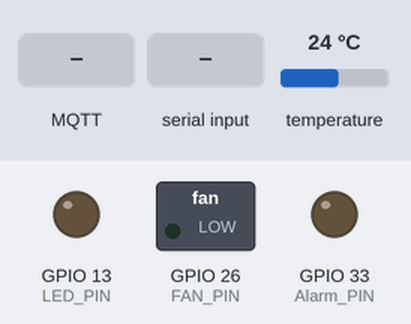
A sketch run on a simulated ESP32. Parts: switched loads named in the sketch (green lamp = pin HIGH), output pins drawn as LEDs (lit = HIGH). Inputs (shaded band) come from the test bench; at power-on: temperature 24 °C. WiFi joins after 1.5 s; servers stay silent unless stated; random numbers use the default seed unless the sketch sets one; no MQTT or app messages arrive unless stated; what the sketch prints to the serial monitor is not drawn.

Above: at 2.8 s.
2.9 s: MQTT message "ON" arrives on the first subscribed topic
At 3.8 s:
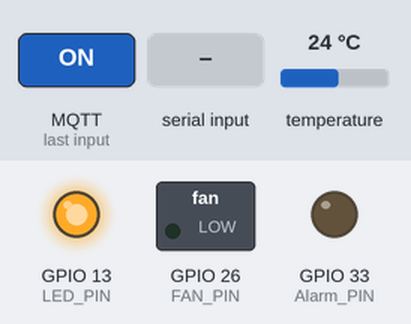
4.9 s: MQTT message "OFF" arrives on the first subscribed topic
At 6.2 s:
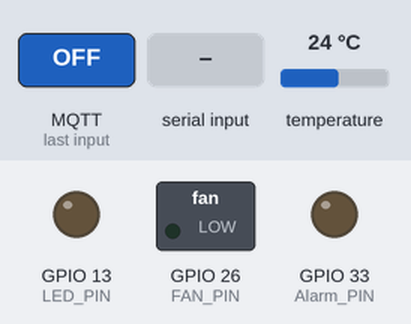
6.6 s: "1\n" received over the second serial link
At 7.6 s:
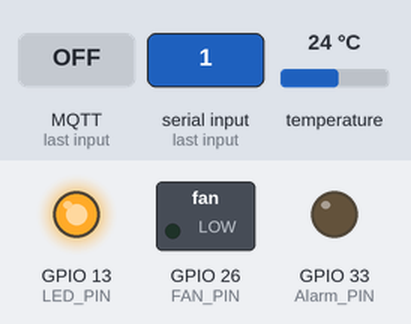
Timing chart, 0 to 9.6 s (numbered marks = the images above; inputs shaded):
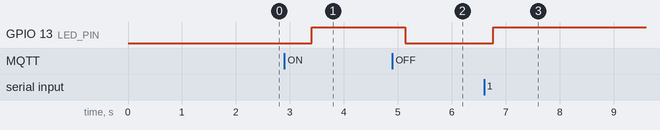

Measured:
- after the input at 2.9 s, GPIO 13 (LED_PIN): LOW → HIGH after 0.50 s
- after the input at 4.9 s, GPIO 13 (LED_PIN): HIGH → LOW after 0.23 s
- after the input at 6.6 s, GPIO 13 (LED_PIN): LOW → HIGH after 0.16 s

The sketch:

Project_New.ino
```cpp
#include <WiFi.h>
#include <WiFiClientSecure.h>
#include <PubSubClient.h>
#include <OneWire.h>
#include <DallasTemperature.h>

// --- PIN & WiFi ---
#define ONE_WIRE_BUS 15
#define RXD2 16
#define TXD2 17
#define LED_PIN 13
#define Alarm_PIN 33
#define FAN_PIN 26

#define WIFI_SSID     "YOUR_WIFI_SSID"
#define WIFI_PASSWORD "YOUR_WIFI_PASSWORD"

// --- MQTT ---
const char* mqttServer = "broker.hivemq.com";
const int mqttPort = 1883;
const char* controlTopic = "LED/Control";
const char* dataTopic = "Test/DATA";
const char* tempTopic = "Temp/node";
const char* blinkTopic = "LED/BlinkNodeRed";
const char* tempTargetTopic = "Temp/target";

// --- LINE Notify ---
const char* LINE_TOKEN = "YOUR_TOKEN";
const String USER_ID = "YOUR_ID";

WiFiClient espClient;
PubSubClient client(espClient);
OneWire oneWire(ONE_WIRE_BUS);
DallasTemperature sensors(&oneWire);

String EndChar = String(char(0xFF)) + String(char(0xFF)) + String(char(0xFF));
const int pos_show = 176;
const int pos_hide = 500;

int tempThreshold = -1;
bool ledBlinking = false;
bool ledState = false;
bool manualControl = false;
unsigned long lastBlink = 0;
bool waitingToBlink = false;
int selectedIndex = -1;
float targetTemp = 0;
bool tempHigh = false;
unsigned long lastNotifyTime = 0;
const unsigned long notifyInterval = 60000;

void initWiFi() {
  WiFi.mode(WIFI_STA);
  WiFi.begin(WIFI_SSID, WIFI_PASSWORD);
  Serial.println("Connecting to WiFi...");
  while (WiFi.status() != WL_CONNECTED) {
    Serial.print(".");
    delay(200);
  }
  Serial.println("WiFi connected!");
  Serial.print("IP: ");
  Serial.println(WiFi.localIP());
}

void sendLineMessage(String message) {
  WiFiClientSecure client;
  client.setInsecure();
  if (!client.connect("api.line.me", 443)) {
    Serial.println("LINE connect failed");
    return;
  }
  String payload = "{\"to\":\"" + USER_ID + "\",\"messages\":[{\"type\":\"text\",\"text\":\"" + message + "\"}]}";
  String headers = String("POST /v2/bot/message/push HTTP/1.1\r\n") +
                   "Host: api.line.me\r\n" +
                   "Authorization: " + LINE_TOKEN + "\r\n" +
                   "Content-Type: application/json\r\n" +
                   "Content-Length: " + payload.length() + "\r\n\r\n";
  client.print(headers);
  client.println(payload);
  while (client.connected()) {
    String line = client.readStringUntil('\n');
    if (line == "\r") break;
  }
  Serial.println("LINE message sent: " + message);
}

void mqttCallback(char* topic, byte* payload, unsigned int length) {
  String message;
  for (unsigned int i = 0; i < length; i++) message += (char)payload[i];
  message.trim();
  if (String(topic) == controlTopic) {
    if (message == "ON") {
      manualControl = true;
      ledBlinking = false;
      ledState = true;
      digitalWrite(LED_PIN, HIGH);
      Serial2.print("Main.t1.txt=\"ON\"" + EndChar);
      Serial2.print("Main.p1.x=" + String(pos_hide) + EndChar);
      Serial2.print("Main.p2.x=" + String(pos_show) + EndChar);
      client.publish(dataTopic, "ON");
    } else if (message == "OFF") {
      manualControl = false;
      ledBlinking = false;
      ledState = false;
      digitalWrite(LED_PIN, LOW);
      Serial2.print("Main.t1.txt=\"OFF\"" + EndChar);
      Serial2.print("Main.p1.x=" + String(pos_show) + EndChar);
      Serial2.print("Main.p2.x=" + String(pos_hide) + EndChar);
      client.publish(dataTopic, "OFF");
    }
  }
}

void reconnectMQTT() {
  while (!client.connected()) {
    String clientID = "ESP32Client-" + String(random(0xffff), HEX);
    if (client.connect(clientID.c_str())) client.subscribe(controlTopic);
    else delay(5000);
  }
}

void setup() {
  Serial.begin(9600);
  Serial2.begin(9600, SERIAL_8N1, RXD2, TXD2);
  sensors.begin();
  initWiFi();
  client.setServer(mqttServer, mqttPort);
  client.setCallback(mqttCallback);

  pinMode(LED_PIN, OUTPUT);
  pinMode(Alarm_PIN, OUTPUT);
  pinMode(FAN_PIN, OUTPUT);
  digitalWrite(LED_PIN, LOW);
  digitalWrite(Alarm_PIN, LOW);
  digitalWrite(FAN_PIN, LOW);

  Serial2.print("Main.t1.txt=\"OFF\"" + EndChar);
  Serial2.print("Main.p1.x=" + String(pos_show) + EndChar);
  Serial2.print("Main.p2.x=" + String(pos_hide) + EndChar);
  Serial2.print("Main.p4.x=500" + EndChar);
  Serial.println("System ready...");
}

void loop() {
  if (!client.connected()) reconnectMQTT();
  client.loop();

  sensors.requestTemperatures();
  float temperatureC = sensors.getTempCByIndex(0);
  if (temperatureC != DEVICE_DISCONNECTED_C) {
    char tempText[7];
    dtostrf(temperatureC, 4, 1, tempText);
    Serial2.print("Main.t0.txt=\"" + String(tempText) + "\"" + EndChar);
    client.publish(tempTopic, tempText);
  }

  while (Serial2.available()) {
    char c = Serial2.read();
    if (c == '1') {
      manualControl = true;
      ledBlinking = false;
      ledState = true;
      digitalWrite(LED_PIN, HIGH);
      Serial2.print("Main.t1.txt=\"ON\"" + EndChar);
      Serial2.print("Main.p1.x=" + String(pos_hide) + EndChar);
      Serial2.print("Main.p2.x=" + String(pos_show) + EndChar);
      client.publish(dataTopic, "ON");
    } else if (c == '0') {
      manualControl = false;
      ledBlinking = false;
      ledState = false;
      digitalWrite(LED_PIN, LOW);
      Serial2.print("Main.t1.txt=\"OFF\"" + EndChar);
      Serial2.print("Main.p2.x=" + String(pos_hide) + EndChar);
      Serial2.print("Main.p1.x=" + String(pos_show) + EndChar);
      client.publish(dataTopic, "OFF");
    } else if (c >= 0 && c <= 9) {
      selectedIndex = c;
      targetTemp = 27 + selectedIndex;
      client.publish(tempTargetTopic, String(targetTemp).c_str());
    }

    if (Serial2.available() >= 3) {
      byte b[4];
      b[0] = c;
      for (int i = 1; i < 4; i++) b[i] = Serial2.read();
      int val = b[0] | (b[1] << 8) | (b[2] << 16) | (b[3] << 24);
      if (val >= 1 && val <= 100) {
        tempThreshold = val;
        Serial2.print("Main.t2.txt=\"" + String(val) + "\"" + EndChar);
      }
    }
  }

  if (selectedIndex >= 0) {
    if (temperatureC >= targetTemp) {
      Serial2.print("p3.x=295" + EndChar);
      digitalWrite(FAN_PIN, HIGH);
    } else {
      Serial2.print("p3.x=560" + EndChar);
      digitalWrite(FAN_PIN, LOW);
    }
  }

  if (tempThreshold != -1) {
    if (temperatureC > tempThreshold) {
      ledBlinking = true;

      if (!tempHigh || millis() - lastNotifyTime >= notifyInterval) {
        String msg = "⚠️ อุณหภูมิสูงเกิน: " + String(temperatureC, 1) + "°C (ตั้งไว้: " + String(tempThreshold) + "°C)";
        sendLineMessage(msg);
        lastNotifyTime = millis();
        tempHigh = true;
      }

    } else {
      ledBlinking = false;
      digitalWrite(LED_PIN, manualControl);
      ledState = manualControl;
      Serial2.print("Main.p4.x=500" + EndChar);
      digitalWrite(Alarm_PIN, LOW);

      if (tempHigh) {
        String msg = "✅ อุณหภูมิลดลงเหลือ: " + String(temperatureC, 1) + "°C แล้ว";
        sendLineMessage(msg);
        tempHigh = false;
      }
    }
  }

  if (ledBlinking) {
    unsigned long now = millis();
    if (now - lastBlink >= 500) {
      lastBlink = now;
      ledState = !ledState;
      digitalWrite(Alarm_PIN, ledState);
      if (ledState) {
        Serial2.print("Main.p4.x=315" + EndChar);
        client.publish(blinkTopic, "OFF");
      } else {
        Serial2.print("Main.p4.x=500" + EndChar);
        client.publish(blinkTopic, "ON");
      }
    }
  }

  delay(100);
}
```
